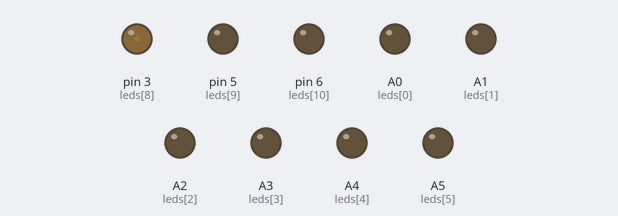
Simulated run of this sketch. Board: Arduino Nano, built with avr-gcc and run on an emulated ATmega328P. Shown: output pins drawn as LEDs (lit = HIGH).

Above: at 0.15 s.
At 8.26 s:
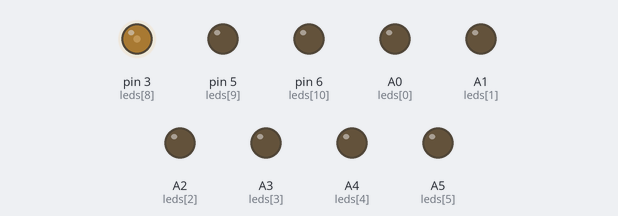
At 16.69 s:
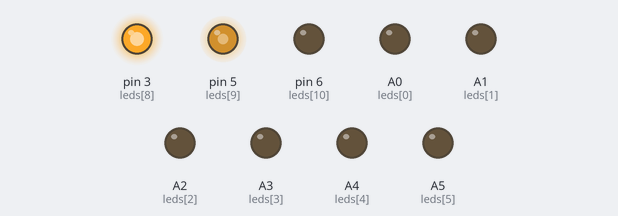
At 33.5 s:
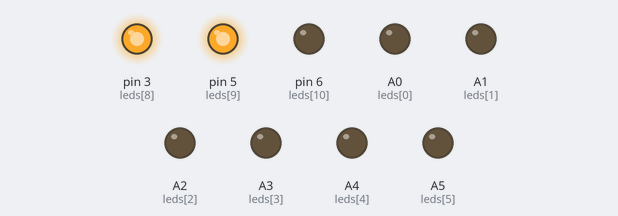
Timing chart, 0 to 39.9 s (numbered marks = the images above):
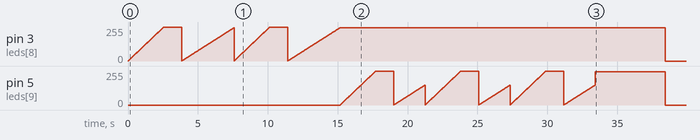

The sketch:

LEDs_afeto.ino
```cpp
int leds[] = {
  A0, A1, A2, A3, A4, A5, A6, A7, 3, 5, 6, 9, 10, 11
};

int ledsF[] = {
  A0, A1, A2, A3, A4, A5, A6, A7
};

int ledsB[] = {
  9, 10, 11
};

int ledsL[] = {
  3, 5, 6
};

int tempLED = 5;
int tempFase = 100;

void setup() {

  for (int x = 0; x < 11; x++) {
    pinMode(leds[x], OUTPUT);
  }

}

void loop() {
//P_1 ### LED Frente ###
  for(int x = 0; x <2; x++){
    for(int y = 0; y < 255; y++) {
       analogWrite(ledsL[0],y);
       delay(tempLED*2);
    }
    for(int y = 255; y > 0; y--) {
        analogWrite(ledsL[0],y);
        delay(tempLED);
    }
    for(int y = 0; y < 250; y++) {
       analogWrite(ledsL[0],y);
       delay(tempLED*3);
    }
  }
//### LED Meio Ceu  ###
  for(int x = 0; x <3; x++){
    for(int y = 0; y < 255; y++) {
       analogWrite(ledsL[1],y);
       delay(tempLED*2);
    }
    for(int y = 255; y > 0; y--) {
        analogWrite(ledsL[1],y);
        delay(tempLED);
    }
    for(int y = 0; y < 150; y++) {
       analogWrite(ledsL[1],y);
       delay(tempLED*3);
    }
  }
analogWrite(ledsL[1],250);
delay(5000);


    analogWrite(ledsL[0],0);
    analogWrite(ledsL[1],0);
    analogWrite(ledsL[2],0);
    delay(3000);

}
```
